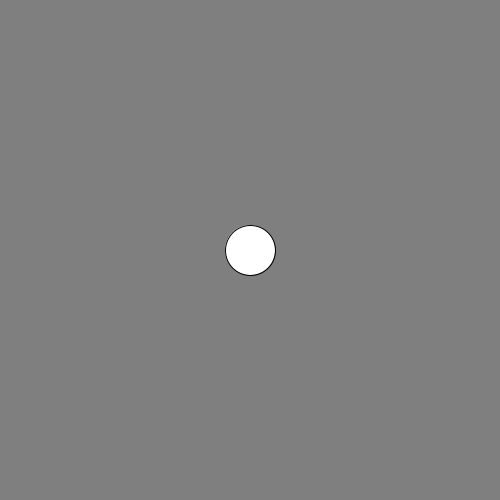
Frame 1 (no input)
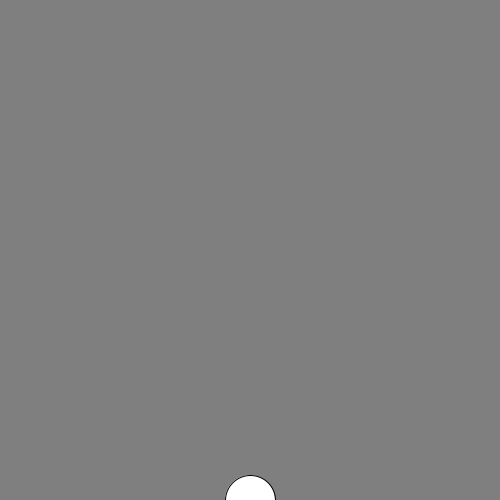
Frame 60 (the mouse pressed at the canvas centre just before this capture)
Frame 120 (the mouse held since frame 60 and released just before this capture): identical to frame 60, image omitted

The Processing sketch that drew these frames (run headless with seeded random() and noise(); from frame 60 on, the mouse is pressed at the canvas centre):

// Processing sketch: sample10_05
// ── sample10_05.pde
float y;
void setup () {
  size(500, 500);
  y=250;
}

void draw () {
  reset();
  fill(255);
  stroke(0);
  ellipse(250, y, 50, 50);
  y=y+5;
  if (y>500) {
    y=y-5;
  }
}

void reset() {
  fill(127);
  noStroke();
  rect(0, 0, width, height);
}
